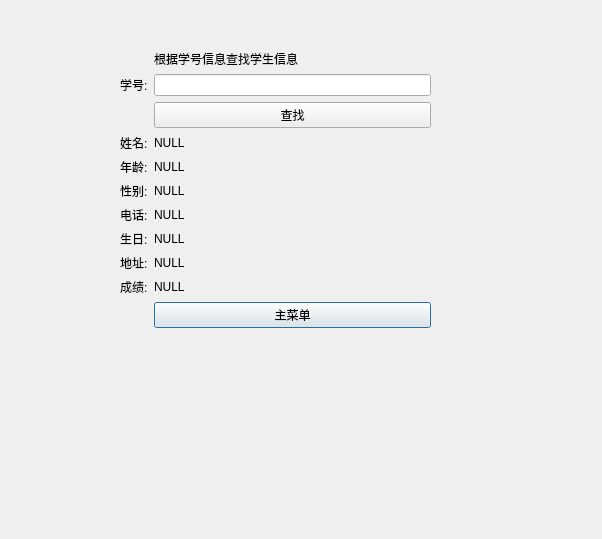
<?xml version="1.0" encoding="UTF-8"?>
<ui version="4.0">
 <class>FindWidget</class>
 <widget class="QDialog" name="FindWidget">
  <property name="geometry">
   <rect>
    <x>0</x>
    <y>0</y>
    <width>602</width>
    <height>539</height>
   </rect>
  </property>
  <property name="windowTitle">
   <string>Dialog</string>
  </property>
  <widget class="QWidget" name="formLayoutWidget">
   <property name="geometry">
    <rect>
     <x>120</x>
     <y>50</y>
     <width>311</width>
     <height>347</height>
    </rect>
   </property>
   <layout class="QFormLayout" name="formLayout">
    <item row="1" column="0">
     <widget class="QLabel" name="idlabel">
      <property name="text">
       <string>学号:</string>
      </property>
     </widget>
    </item>
    <item row="1" column="1">
     <widget class="QLineEdit" name="idlineEdit"/>
    </item>
    <item row="4" column="0">
     <widget class="QLabel" name="agelabel">
      <property name="text">
       <string>年龄:</string>
      </property>
     </widget>
    </item>
    <item row="5" column="0">
     <widget class="QLabel" name="genlabel">
      <property name="text">
       <string>性别:</string>
      </property>
     </widget>
    </item>
    <item row="6" column="0">
     <widget class="QLabel" name="tellabel">
      <property name="text">
       <string>电话:</string>
      </property>
     </widget>
    </item>
    <item row="7" column="0">
     <widget class="QLabel" name="birlabel">
      <property name="text">
       <string>生日:</string>
      </property>
     </widget>
    </item>
    <item row="8" column="0">
     <widget class="QLabel" name="addresslabel">
      <property name="text">
       <string>地址:</string>
      </property>
     </widget>
    </item>
    <item row="9" column="0">
     <widget class="QLabel" name="gradelabel">
      <property name="text">
       <string>成绩:</string>
      </property>
     </widget>
    </item>
    <item row="10" column="1">
     <widget class="QPushButton" name="returnButton">
      <property name="text">
       <string>主菜单</string>
      </property>
     </widget>
    </item>
    <item row="3" column="0">
     <widget class="QLabel" name="namelabel">
      <property name="text">
       <string>姓名:</string>
      </property>
     </widget>
    </item>
    <item row="2" column="1">
     <widget class="QPushButton" name="pushButton">
      <property name="text">
       <string>查找</string>
      </property>
     </widget>
    </item>
    <item row="3" column="1">
     <widget class="QLabel" name="shownamelabel">
      <property name="text">
       <string>NULL</string>
      </property>
     </widget>
    </item>
    <item row="4" column="1">
     <widget class="QLabel" name="showagelabel">
      <property name="text">
       <string>NULL</string>
      </property>
     </widget>
    </item>
    <item row="5" column="1">
     <widget class="QLabel" name="showgenlabel">
      <property name="text">
       <string>NULL</string>
      </property>
     </widget>
    </item>
    <item row="6" column="1">
     <widget class="QLabel" name="showtellabel">
      <property name="text">
       <string>NULL</string>
      </property>
     </widget>
    </item>
    <item row="7" column="1">
     <widget class="QLabel" name="showbirlabel">
      <property name="text">
       <string>NULL</string>
      </property>
     </widget>
    </item>
    <item row="8" column="1">
     <widget class="QLabel" name="showaddresslabel">
      <property name="text">
       <string>NULL</string>
      </property>
     </widget>
    </item>
    <item row="9" column="1">
     <widget class="QLabel" name="showgradelabel">
      <property name="text">
       <string>NULL</string>
      </property>
     </widget>
    </item>
    <item row="0" column="1">
     <widget class="QLabel" name="label">
      <property name="text">
       <string>根据学号信息查找学生信息</string>
      </property>
     </widget>
    </item>
   </layout>
  </widget>
 </widget>
 <resources/>
 <connections/>
</ui>
